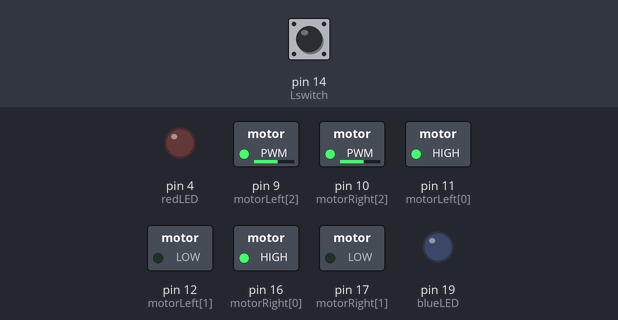
A sketch run on a simulated Arduino Uno, built with avr-gcc and run on an emulated ATmega328P. Shown: switched loads named in the sketch (green lamp = pin HIGH), output pins drawn as LEDs (lit = HIGH). Inputs (shaded band) come from the test bench; at power-on: pin 14 (Lswitch) HIGH.

Above: at 0.1 s.
At 0.8 s:
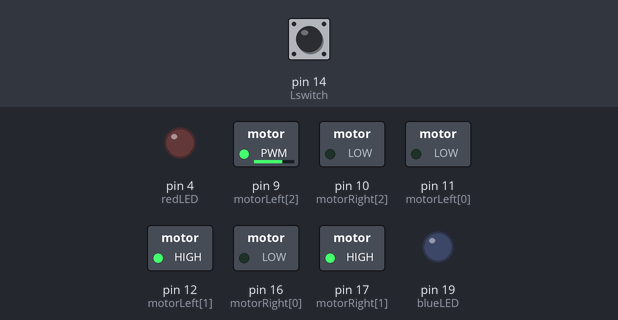
At 2.2 s:
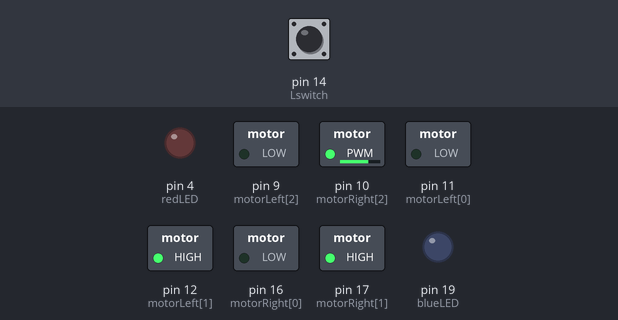
At 2.9 s:
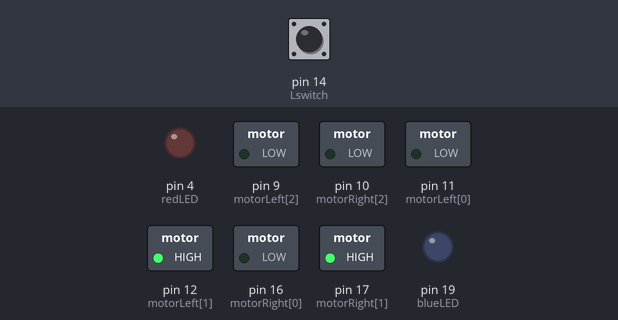
Timing chart, 0 to 4.4 s (numbered marks = the images above):
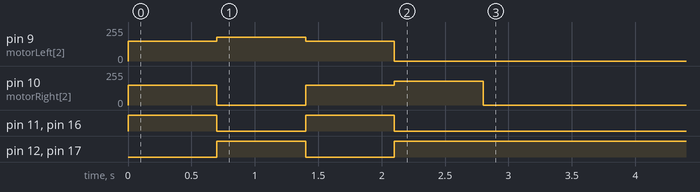

The sketch:

Day4MazeCounter.ino
```cpp
#define blueLED 19
#define redLED 4
#define Lswitch 14

// —————————————————————————  Motors
int motorRight[] = {16, 17, 10};
int motorLeft[] = {11, 12, 9};

int counter = 0;

void setup() {
  Serial.begin(9600);

  pinMode(redLED, OUTPUT);
  pinMode(blueLED, OUTPUT);

  pinMode(Lswitch, INPUT);

  // Setup motors
  int i;
  for(i = 0; i < 3; i++){
    pinMode(motorLeft[i], OUTPUT);
    pinMode(motorRight[i], OUTPUT);
  }

}

void loop() {
  // put your main code here, to run repeatedly:
  if(digitalRead(Lswitch) == LOW && counter < 2){
    driveForward(200);
  }
  else if(digitalRead(Lswitch) == HIGH && counter == 0){
     turnRight();
     counter++;
  }
  else if(digitalRead(Lswitch) == HIGH && counter == 1){
    turnLeft();
    counter++; // add 1 to our counter variable so that counter = 2
  }
  else if(counter >= 2){
    driveForward(0);
  }

}

// ------------------------- Functions made earlier
void turnLeft(){
  driveBackward(150);
  delay(700);
  driveRightMotorForward(180); // number is between 0-255
  driveLeftMotorForward(0);
  delay(700);
}

void turnRight(){
  // power always has to be between 0 - 255
  driveBackward(150);
  delay(700);
  driveLeftMotorForward(180); // if you increase the turning power, decrease the amount of time you turn for
  driveRightMotorForward(0);
  delay(700);
}

void driveForward(int power){
  driveLeftMotorForward(power);
  driveRightMotorForward(power);
}

void driveBackward(int power){
  driveLeftMotorBackward(power);
  driveRightMotorBackward(power);
}

// ------------------------------ Pre-made drive functions
void driveLeftMotorForward(int power){
  analogWrite(motorLeft[2], power);
  digitalWrite(motorLeft[0], LOW);
  digitalWrite(motorLeft[1], HIGH);
}

void driveRightMotorForward(int power){
  analogWrite(motorRight[2], power);
  digitalWrite(motorRight[0], LOW);
  digitalWrite(motorRight[1], HIGH);
}

void driveLeftMotorBackward(int power){
  analogWrite(motorLeft[2], power);
  digitalWrite(motorLeft[0], HIGH);
  digitalWrite(motorLeft[1], LOW);
}

void driveRightMotorBackward(int power){
  analogWrite(motorRight[2], power);
  digitalWrite(motorRight[0], HIGH);
  digitalWrite(motorRight[1], LOW);
}
```

Measured:
- by itself, pin 9 (motorLeft[2]): 0/255 → 150/255 at 0.00 s, → 180/255 0.70 s later, → 150/255 0.70 s later, → 0/255 0.70 s later
- by itself, pin 11 (motorLeft[0]), pin 16 (motorRight[0]): alternates HIGH for 0.70 s and LOW for 0.70 s, 4 changes in all, then stays LOW
- by itself, pin 12 (motorLeft[1]), pin 17 (motorRight[1]): LOW → HIGH at 0.70 s, → LOW 0.70 s later, → HIGH 0.70 s later
- by itself, pin 10 (motorRight[2]): 0/255 → 150/255 at 0.00 s, → 0/255 0.70 s later, → 150/255 0.70 s later, → 180/255 0.70 s later, … (5 changes in this stretch)
